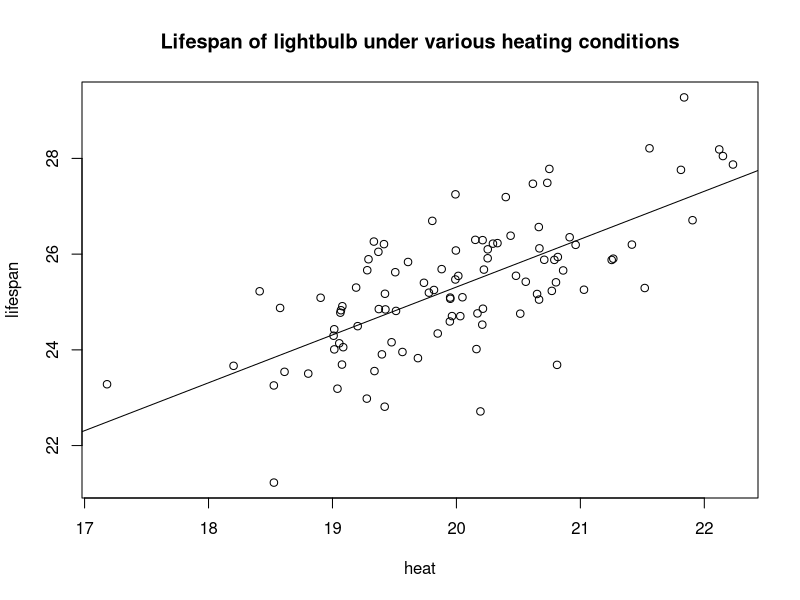
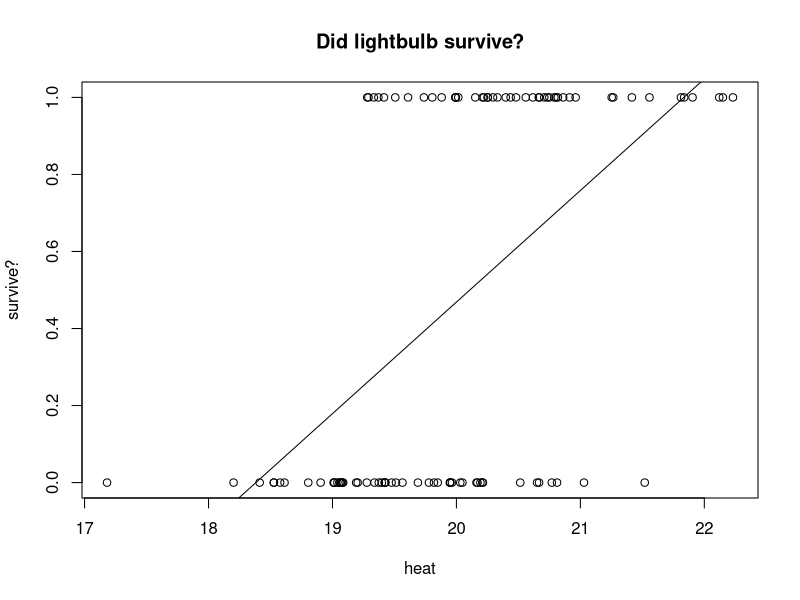
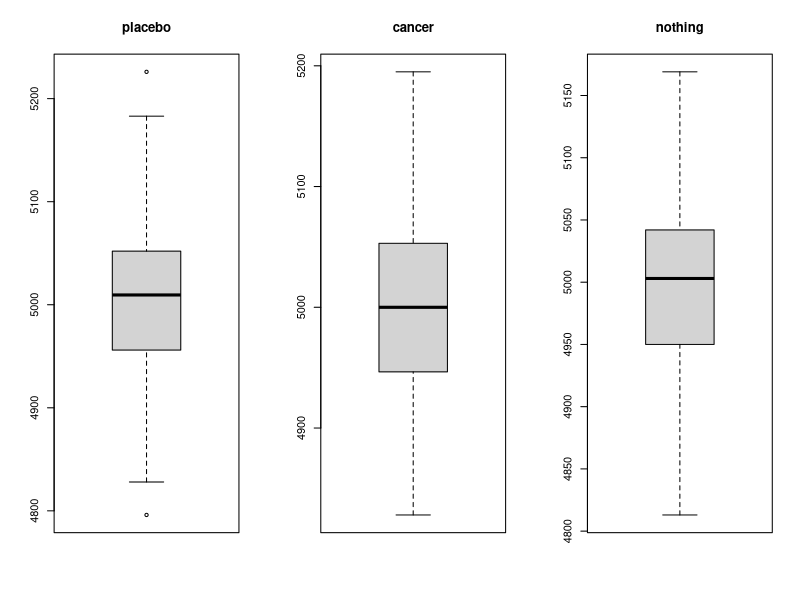
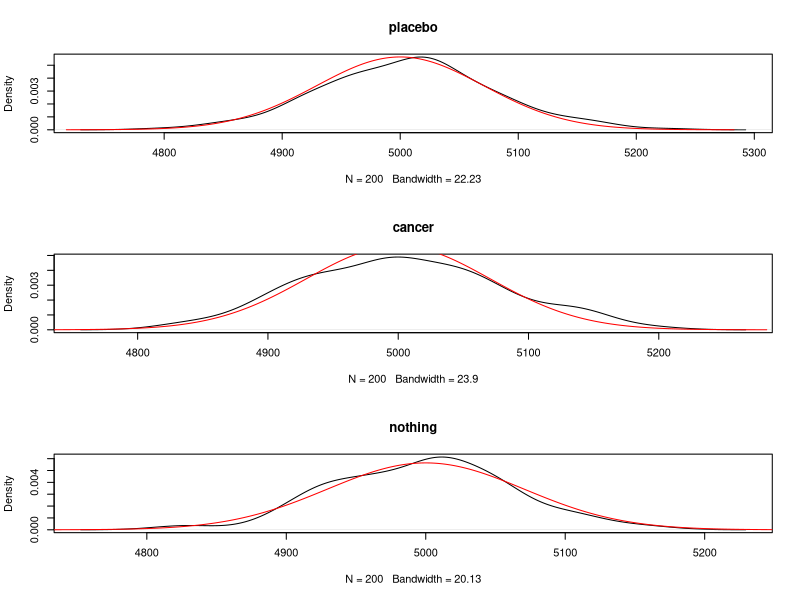

Write the R code that produced these figures, in order.
########### Regression Example
n = 100
p = 2
X = matrix(rnorm(n*p,mean=20),nrow=n,ncol=p)
X[1:n,1] = 1
beta0 = matrix(rnorm(p),nrow=p)
Y = X %*% beta0 + rnorm(n)

# Continuous valued regression
fit = lm(Y ~ X[,2])
summary(fit)

plot(X[,2],Y,xlab='heat',ylab='lifespan',main='Lifespan of lightbulb under various heating conditions')
abline(a = fit$coef[1],b = fit$coef[2])

# Discrete valued regression
Ynew = Y > mean(Y)
fit = lm(Ynew ~ X[,2])
summary(fit)

plot(X[,2],Ynew,xlab='heat',ylab='survive?',main='Did lightbulb survive?')
abline(a = fit$coef[1],b = fit$coef[2])

########### ANOVA example
lam    = 5000#.1#
n      = 200

placebo = rpois(n,lam)
cancer  = rpois(n,lam)
nothing = rpois(n,lam)

Y = c(placebo,cancer,nothing)
X = rep(n,3)
X = rep(1:3,X)

cancerDrugData = data.frame(y = Y, drug = factor(X))

fit = lm(Y ~ drug, data=cancerDrugData)
anova(fit)

par(mfrow=c(1,3))
boxplot(placebo,main='placebo')
boxplot(cancer,main='cancer')
boxplot(nothing,main='nothing')

evalGrid = seq(lam - 4*sqrt(lam),lam+4*sqrt(lam),length.out=1000)
par(mfrow=c(3,1))
plot(density(placebo),main='placebo')
lines(evalGrid,dnorm(evalGrid,mean=lam,sd=sqrt(lam)),col='red')
legend(x=1.5,y = 2.5, legend=c("sample's distribution",'normal approximation'),lty=1,col=c('black','red'))
plot(density(cancer),main='cancer')
lines(evalGrid,dnorm(evalGrid,mean=lam,sd=sqrt(lam)),col='red')
plot(density(nothing),main='nothing')
lines(evalGrid,dnorm(evalGrid,mean=lam,sd=sqrt(lam)),col='red')

